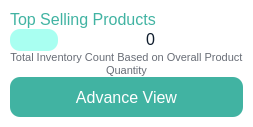
                   <widget class="QFrame" name="verticalFrame_3">
                    <property name="styleSheet">
                     <string notr="true">background-color: rgb(255, 255, 255);
border-radius: 20px;</string>
                    </property>
                    <layout class="QHBoxLayout" name="horizontalLayout_9">
                     <property name="leftMargin">
                      <number>10</number>
                     </property>
                     <property name="topMargin">
                      <number>10</number>
                     </property>
                     <property name="rightMargin">
                      <number>10</number>
                     </property>
                     <property name="bottomMargin">
                      <number>10</number>
                     </property>
                     <item>
                      <layout class="QVBoxLayout" name="verticalLayout_8">
                       <property name="spacing">
                        <number>0</number>
                       </property>
                       <item>
                        <widget class="QLabel" name="label_12">
                         <property name="sizePolicy">
                          <sizepolicy hsizetype="Preferred" vsizetype="Fixed">
                           <horstretch>0</horstretch>
                           <verstretch>0</verstretch>
                          </sizepolicy>
                         </property>
                         <property name="font">
                          <font>
                           <pointsize>12</pointsize>
                          </font>
                         </property>
                         <property name="styleSheet">
                          <string notr="true">color: rgb(65, 179, 162);</string>
                         </property>
                         <property name="text">
                          <string>Top Selling Products</string>
                         </property>
                        </widget>
                       </item>
                       <item>
                        <layout class="QGridLayout" name="gridLayout_6">
                         <item row="0" column="0">
                          <widget class="QLabel" name="label_22">
                           <property name="sizePolicy">
                            <sizepolicy hsizetype="Preferred" vsizetype="Fixed">
                             <horstretch>0</horstretch>
                             <verstretch>0</verstretch>
                            </sizepolicy>
                           </property>
                           <property name="maximumSize">
                            <size>
                             <width>48</width>
                             <height>48</height>
                            </size>
                           </property>
                           <property name="styleSheet">
                            <string notr="true">background-color: rgb(169, 255, 241);
padding: 4px;
border-radius: 10px;</string>
                           </property>
                           <property name="text">
                            <string/>
                           </property>
                           <property name="pixmap">
                            <pixmap resource="resources.qrc">:/resources/product-icons/top-selling-products-revenu.svg</pixmap>
                           </property>
                           <property name="scaledContents">
                            <bool>true</bool>
                           </property>
                          </widget>
                         </item>
                         <item row="0" column="1">
                          <widget class="QLabel" name="top_selling_product_value">
                           <property name="sizePolicy">
                            <sizepolicy hsizetype="Preferred" vsizetype="Fixed">
                             <horstretch>0</horstretch>
                             <verstretch>0</verstretch>
                            </sizepolicy>
                           </property>
                           <property name="font">
                            <font>
                             <pointsize>12</pointsize>
                            </font>
                           </property>
                           <property name="styleSheet">
                            <string notr="true">color: rgb(14, 28, 44);</string>
                           </property>
                           <property name="text">
                            <string>0</string>
                           </property>
                           <property name="alignment">
                            <set>Qt::AlignmentFlag::AlignCenter</set>
                           </property>
                          </widget>
                         </item>
                        </layout>
                       </item>
                       <item>
                        <widget class="QLabel" name="label_17">
                         <property name="sizePolicy">
                          <sizepolicy hsizetype="Preferred" vsizetype="Fixed">
                           <horstretch>0</horstretch>
                           <verstretch>0</verstretch>
                          </sizepolicy>
                         </property>
                         <property name="font">
                          <font>
                           <pointsize>8</pointsize>
                          </font>
                         </property>
                         <property name="styleSheet">
                          <string notr="true">color: rgb(104, 109, 118);</string>
                         </property>
                         <property name="text">
                          <string>Total Inventory Count Based on Overall Product Quantity</string>
                         </property>
                         <property name="alignment">
                          <set>Qt::AlignmentFlag::AlignCenter</set>
                         </property>
                         <property name="wordWrap">
                          <bool>true</bool>
                         </property>
                        </widget>
                       </item>
                       <item>
                        <widget class="QPushButton" name="pushButton_3">
                         <property name="minimumSize">
                          <size>
                           <width>0</width>
                           <height>40</height>
                          </size>
                         </property>
                         <property name="font">
                          <font>
                           <pointsize>12</pointsize>
                          </font>
                         </property>
                         <property name="styleSheet">
                          <string notr="true">QPushButton{
background: #41B3A2;
color: rgb(255, 255, 255);
border:none;
border-radius: 10px;
}
QPushButton:hover{
	background-color: rgb(50, 136, 123);
}</string>
                         </property>
                         <property name="text">
                          <string>Advance View</string>
                         </property>
                         <property name="icon">
                          <iconset>
                           <normalon>:/resources/product-icons/advance_view.svg</normalon>
                          </iconset>
                         </property>
                         <property name="iconSize">
                          <size>
                           <width>28</width>
                           <height>28</height>
                          </size>
                         </property>
                        </widget>
                       </item>
                      </layout>
                     </item>
                    </layout>
                   </widget>
